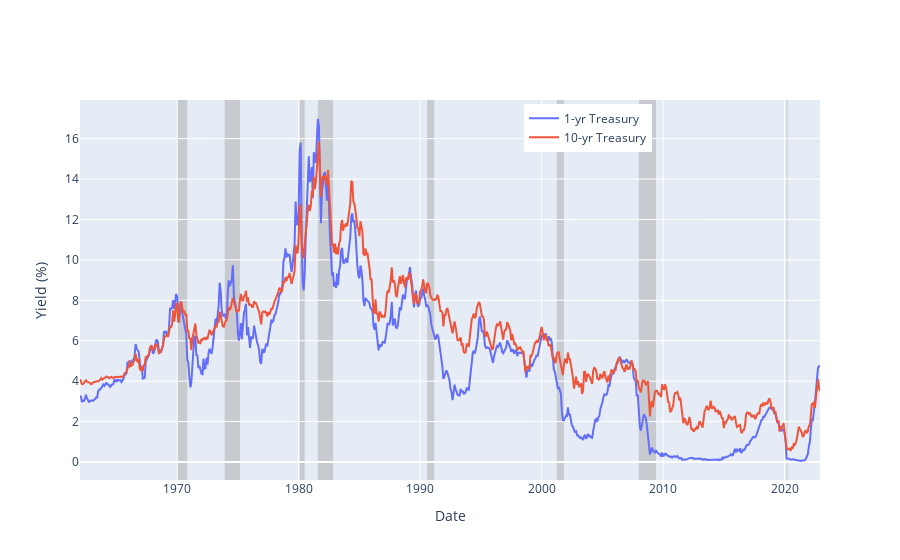

Here is the notebook cell this chart was saved with:
### Code cell
fig = go.Figure()
series_to_plot = ['DGS3MO','DGS1','DGS10']

trace1= go.Scatter(x=df.index.astype(str), y=df['DGS1'], mode="lines", name='1-yr Treasury',
                hovertemplate="1-yr Treasury<br>%{x}: %{y:.1f}%<extra></extra>")
fig.add_trace(trace1)

trace10= go.Scatter(x=df.index.astype(str), y=df['DGS10'], mode="lines", name='10-yr Treasury',
                hovertemplate="10-yr Treasury<br>%{x}: %{y:.1f}%<extra></extra>")
fig.add_trace(trace10)

fig.update_yaxes(title='Yield (%)',tickformat=".0f")
fig.update_xaxes(title='Date')
fig.update_layout(xaxis_range=[str(min(df.index)),str(max(df.index))])
fig.update_layout(legend=dict(yanchor="top", y =0.99, xanchor="left", x=0.6))
# add nber recession indicators
fig.update_layout(shapes=dict_list)
fig.show()

### Figure 1 — Plotly figure (JSON) as saved in the notebook; plotly's stock layout.template omitted (floating-point values rounded to 4 significant figures; data arrays with more than 128 entries replaced by an {"elided": "..."} marker saying what was removed)
{"data": [{"hovertemplate": "1-yr Treasury<br>%{x}: %{y:.1f}%<extra></extra>", "mode": "lines", "name": "1-yr Treasury", "type": "scatter", "x": {"elided": "732 str values"}, "y": {"elided": "732 float values"}}, {"hovertemplate": "10-yr Treasury<br>%{x}: %{y:.1f}%<extra></extra>", "mode": "lines", "name": "10-yr Treasury", "type": "scatter", "x": {"elided": "732 str values"}, "y": {"elided": "732 float values"}}], "layout": {"legend": {"x": 0.6, "xanchor": "left", "y": 0.99, "yanchor": "top"}, "shapes": [{"fillcolor": "DarkGray", "layer": "below", "line": {"width": 0}, "opacity": 0.5, "type": "rect", "x0": "1937-06", "x1": "1938-06", "xref": "x", "y0": 0, "y1": 1, "yref": "paper"}, {"fillcolor": "DarkGray", "layer": "below", "line": {"width": 0}, "opacity": 0.5, "type": "rect", "x0": "1945-03", "x1": "1945-10", "xref": "x", "y0": 0, "y1": 1, "yref": "paper"}, {"fillcolor": "DarkGray", "layer": "below", "line": {"width": 0}, "opacity": 0.5, "type": "rect", "x0": "1948-12", "x1": "1949-10", "xref": "x", "y0": 0, "y1": 1, "yref": "paper"}, {"fillcolor": "DarkGray", "layer": "below", "line": {"width": 0}, "opacity": 0.5, "type": "rect", "x0": "1953-08", "x1": "1954-05", "xref": "x", "y0": 0, "y1": 1, "yref": "paper"}, {"fillcolor": "DarkGray", "layer": "below", "line": {"width": 0}, "opacity": 0.5, "type": "rect", "x0": "1957-09", "x1": "1958-04", "xref": "x", "y0": 0, "y1": 1, "yref": "paper"}, {"fillcolor": "DarkGray", "layer": "below", "line": {"width": 0}, "opacity": 0.5, "type": "rect", "x0": "1960-05", "x1": "1961-02", "xref": "x", "y0": 0, "y1": 1, "yref": "paper"}, {"fillcolor": "DarkGray", "layer": "below", "line": {"width": 0}, "opacity": 0.5, "type": "rect", "x0": "1970-01", "x1": "1970-11", "xref": "x", "y0": 0, "y1": 1, "yref": "paper"}, {"fillcolor": "DarkGray", "layer": "below", "line": {"width": 0}, "opacity": 0.5, "type": "rect", "x0": "1973-12", "x1": "1975-03", "xref": "x", "y0": 0, "y1": 1, "yref": "paper"}, {"fillcolor": "DarkGray", "layer": "below", "line": {"width": 0}, "opacity": 0.5, "type": "rect", "x0": "1980-02", "x1": "1980-07", "xref": "x", "y0": 0, "y1": 1, "yref": "paper"}, {"fillcolor": "DarkGray", "layer": "below", "line": {"width": 0}, "opacity": 0.5, "type": "rect", "x0": "1981-08", "x1": "1982-11", "xref": "x", "y0": 0, "y1": 1, "yref": "paper"}, {"fillcolor": "DarkGray", "layer": "below", "line": {"width": 0}, "opacity": 0.5, "type": "rect", "x0": "1990-08", "x1": "1991-03", "xref": "x", "y0": 0, "y1": 1, "yref": "paper"}, {"fillcolor": "DarkGray", "layer": "below", "line": {"width": 0}, "opacity": 0.5, "type": "rect", "x0": "2001-04", "x1": "2001-11", "xref": "x", "y0": 0, "y1": 1, "yref": "paper"}, {"fillcolor": "DarkGray", "layer": "below", "line": {"width": 0}, "opacity": 0.5, "type": "rect", "x0": "2008-01", "x1": "2009-06", "xref": "x", "y0": 0, "y1": 1, "yref": "paper"}, {"fillcolor": "DarkGray", "layer": "below", "line": {"width": 0}, "opacity": 0.5, "type": "rect", "x0": "2020-03", "x1": "2020-04", "xref": "x", "y0": 0, "y1": 1, "yref": "paper"}], "xaxis": {"range": ["1962-01", "2022-12"], "title": {"text": "Date"}}, "yaxis": {"tickformat": ".0f", "title": {"text": "Yield (%)"}}}}
